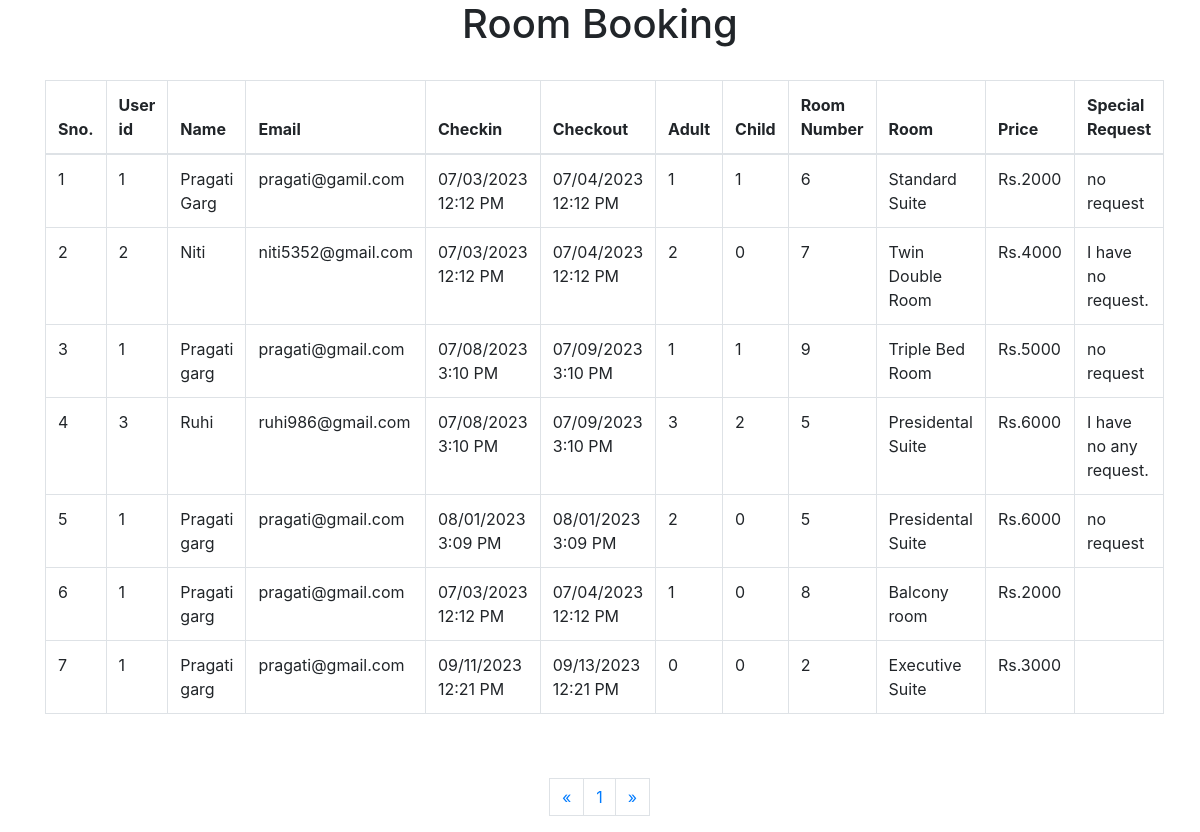
Screenshot of /admin/roombook.php (signed in) with the database file from the repository.
### tables this page shows
CREATE TABLE `roombook` (
  `sno` int(11) NOT NULL,
  `U_id` int(11) NOT NULL,
  `b_name` varchar(30) NOT NULL,
  `b_email` varchar(50) NOT NULL,
  `b_checkin` varchar(200) NOT NULL,
  `b_checkout` varchar(200) NOT NULL,
  `b_adult` varchar(50) NOT NULL,
  `b_child` varchar(50) NOT NULL,
  `room_no` int(11) NOT NULL,
  `b_room` varchar(40) NOT NULL,
  `b_price` int(11) NOT NULL,
  `b_spclrqst` varchar(500) NOT NULL
);

### admin/roombook.php (the view, shortened to what this page needs)
<!doctype html>
<html lang="en">
<head>
  <link rel="stylesheet" href="https://cdn.jsdelivr.net/npm/bootstrap@4.5.3/dist/css/bootstrap.min.css">
  <meta name="viewport" content="width=device-width, initial-scale=1, shrink-to-fit=no"> </head>
<body class="h-screen font-sans login bg-cover">
<div class="container">
	 <h1 class="text-gray text-center font-bold">Room Booking</h1>
	 <br>
    <div class="leading-loose">
     <?php
	 	include"adminconn.php";
		$limit=10;
			if (isset($_GET['page']))
			{
				$page=$_GET['page'];
			}
			else
			{
				$page=1;
			}
			$offset=($page-1)*$limit;
			$a="SELECT * from roombook limit {$offset},{$limit}";
	 $run=mysqli_query($connection,$a);
	 $count=mysqli_num_rows($run);
	 if($count>0)
	 {
	 ?>
        	      <table class="table table-bordered table-hover ">
    <thead style="text:center">
      <tr>
        <th>Sno.</th>
        <th>User id</th>
        <th>Name</th>
        <th>Email</th>
        <th>Checkin</th>
        <th>Checkout</th>
        <th>Adult</th>
        <th>Child</th>
        <th>Room Number</th>
        <th>Room</th>
        <th>Price</th>
        <th>Special Request</th>
      </tr>
    </thead>
    <tbody>
	<?php
	$i=1;
		while($r=mysqli_fetch_array($run))
		{
	?>
      <tr>
        <td><?php echo $i++ ?></td>
        <td><?php echo $r['U_id']; ?></td>
        <td><?php echo $r['b_name']; ?></td>
        <td><?php echo $r['b_email']; ?></td>
        <td><?php echo $r['b_checkin']; ?></td>
        <td><?php echo $r['b_checkout']; ?></td>
        <td><?php echo $r['b_adult']; ?></td>
        <td><?php echo $r['b_child']; ?></td>
        <td><?php echo $r['room_no']; ?></td>
        <td><?php echo $r['b_room']; ?></td>
        <td><?php echo "Rs.".$r['b_price']; ?></td>
        <td><?php echo $r['b_spclrqst']; ?></td>
      </tr>
	  			<?php
				}
			?>
    </tbody>
  </table>
<?php
				}
			?>
			<br><br>
			<?php
				include"adminconn.php";
				$b="SELECT * from roombook";
			    $run=mysqli_query($connection,$b);
				$c=mysqli_num_rows($run);
				if($c)
				{
					$total_records=mysqli_num_rows($run);
					$total_page=ceil($total_records/$limit);
					 echo"<ul class='pagination justify-content-center'>";
				?>
				<li class="page_item disabled">
				<a class="page-link" href="#" tabindex="-1">&laquo;</a>
				</li>
				<?php
				for ($i=1;$i<=$total_page;$i++)
				{
					echo"<li class='page-item'><a class='page-link' href='newsletter.php?page=$i'>$i</a></li>";
				}
				?>
				<li class="page_item ">
				<a class="page-link" href="#">&raquo;</a>
				</li>
				    </ul>
                <?php
				}
                ?>
    </div>
  </div>
</body>
</html>

### rows the page displays
roombook: U "1", b_name "Pragati Garg", b_email "pragati@gamil.com", b_checkin "07/03/2023 12:12 PM", b_checkout "07/04/2023 12:12 PM", b_adult "1", b_child "1", room_no "6", b_room "Standard Suite", b_price "2000", b_spclrqst "no request"
roombook: U "2", b_name "Niti", b_email "niti5352@gmail.com", b_checkin "07/03/2023 12:12 PM", b_checkout "07/04/2023 12:12 PM", b_adult "2", b_child "0", room_no "7", b_room "Twin Double Room", b_price "4000", b_spclrqst "I have no request."
roombook: U "1", b_name "Pragati garg", b_email "pragati@gmail.com", b_checkin "07/08/2023 3:10 PM", b_checkout "07/09/2023 3:10 PM", b_adult "1", b_child "1", room_no "9", b_room "Triple Bed Room", b_price "5000", b_spclrqst "no request"
roombook: U "3", b_name "Ruhi", b_email "ruhi986@gmail.com", b_checkin "07/08/2023 3:10 PM", b_checkout "07/09/2023 3:10 PM", b_adult "3", b_child "2", room_no "5", b_room "Presidental Suite", b_price "6000", b_spclrqst "I have no any request."
roombook: U "1", b_name "Pragati garg", b_email "pragati@gmail.com", b_checkin "08/01/2023 3:09 PM", b_checkout "08/01/2023 3:09 PM", b_adult "2", b_child "0", room_no "5", b_room "Presidental Suite", b_price "6000", b_spclrqst "no request"
roombook: U "1", b_name "Pragati garg", b_email "pragati@gmail.com", b_checkin "07/03/2023 12:12 PM", b_checkout "07/04/2023 12:12 PM", b_adult "1", b_child "0", room_no "8", b_room "Balcony room", b_price "2000"
roombook: U "1", b_name "Pragati garg", b_email "pragati@gmail.com", b_checkin "09/11/2023 12:21 PM", b_checkout "09/13/2023 12:21 PM", b_adult "0", b_child "0", room_no "2", b_room "Executive Suite", b_price "3000"
